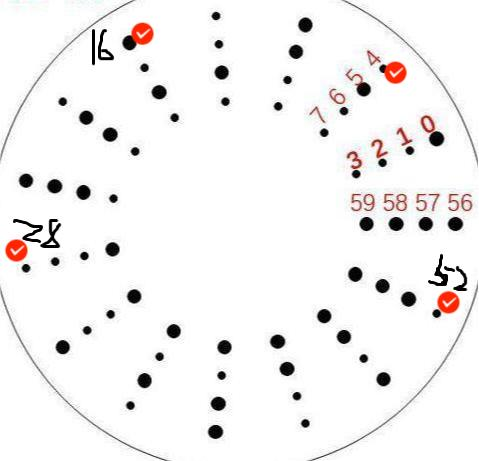
#> input picture 大二/大二下-计算机视觉&模式识别/椭圆检测和定标/data/referance.jpg, 479 x 461 px
$ python -i hough.py   (imports and definitions only)
#> lines starting #> are read from the running program, lines starting #| are printed output that depends on the picture; after the words box and inside, x2 and y2 are one past the last pixel; in counts of white or black regions, pixels touching at a corner belong together
#> further down, picture is the input picture: shape (461, 479, 3); mean B, G, R 241.3, 241.6, 243.3
import cv2 as cv
import numpy as np

def houghline(img):
    # read image and check
    img_p = img.copy() #用于显示概率Hough变换的检测结果
    gray = cv.cvtColor(img, cv.COLOR_BGR2GRAY)
    _, binary = cv.threshold(gray, 0, 255, cv.THRESH_OTSU)
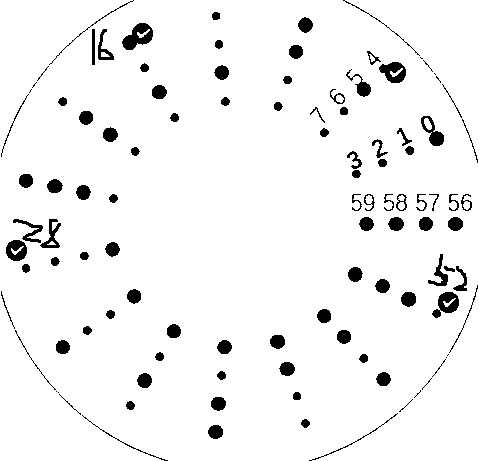
#> binary: shape (461, 479); 94.9% white; 108 black regions (14 under 20 px), largest, box (x1, y1, x2, y2) and area: (122, 23, 153, 50) 473, (432, 292, 459, 318) 379, (379, 62, 406, 83) 361
    edges = cv.Canny(binary, threshold1=50, threshold2=200)
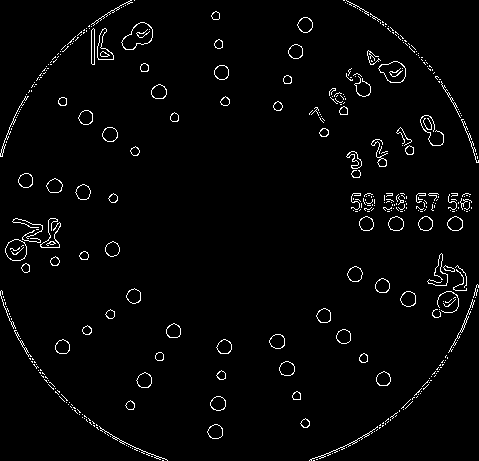
#> edges: shape (461, 479); 2.5% white in thin lines or dots
    lines = cv.HoughLines(edges, rho = 1, theta = 1 * np.pi/180, threshold=120, srn=0, stn = 0, min_theta=1, max_theta=2)
#> lines = None

    for i in range(len(lines)):
        rho, theta = lines[i][0][0], lines[i][0][1]
        a = np.cos(theta)
        b = np.sin(theta)
        x0 = a*rho
        y0 = b*rho
        x1 = int(x0 + 1000*(-b))
        y1 = int(y0 + 1000*(a))
        x2 = int(x0 - 1000*(-b))
        y2 = int(y0 - 1000*(a))
        cv.line(img, (x1, y1), (x2, y2), (0, 0, 255), 2)
#> this loop made 0 passes

    cv.imshow("Hough_line", img)

    # HoughLinesP()函数
    lines_p = cv.HoughLinesP(edges, rho = 1, theta = np.pi/180, threshold = 50, minLineLength= 30, maxLineGap=10)

    for i in range(len(lines_p)):
        x_1, y_1, x_2, y_2 = lines_p[i][0]
        cv.line(img_p, (x_1, y_1), (x_2, y_2), (0, 255, 0), 2)

    print("code successful!")
    cv.imshow("Hough_line_p", img_p)

    cv.waitKey(0)
    cv.destroyAllWindows()

>>> import cv2
>>> picture = cv2.imread('../../大二下-计算机视觉&模式识别/椭圆检测和定标/data/referance.jpg')
#> (the run stopped early here; a loop or call above may not have finished)
